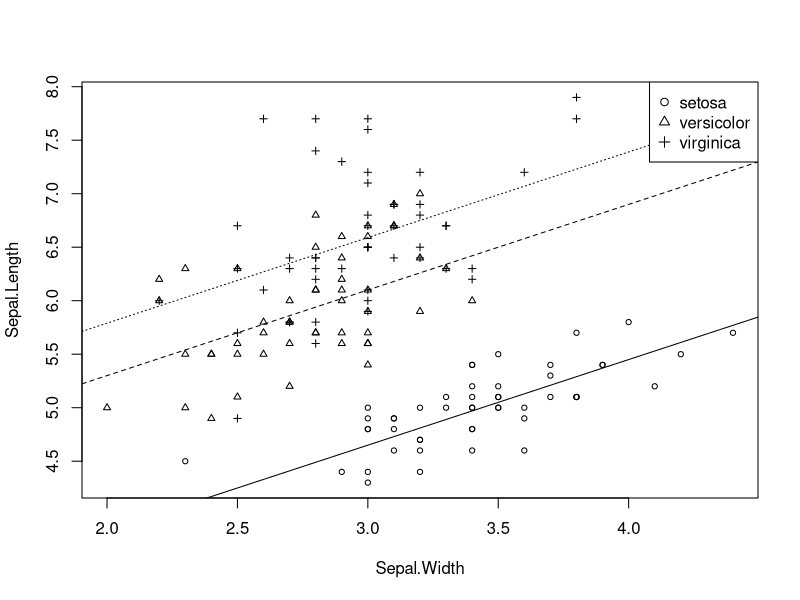

Source code (R):
# 모델 생성 및 평가

m <- lm(Sepal.Length ~ Sepal.Width + Petal.Length + Petal.Width , data = iris)
m

summary(m)

m <- lm(Sepal.Length ~ . , data = iris)
m

summary(m)

model.matrix(m)[c(1 , 51 , 101) ,]
anova(m)

with(iris , plot(Sepal.Width , Sepal.Length ,
                 cex = .7 ,
                 pch = as.numeric(Species)))

as.numeric(iris$Species)

m <- lm(Sepal.Length ~ Sepal.Width + Species , data = iris)
coef(m)

abline(2.25 , 0.80 , lty = 1)
abline(2.25 + 1.45 , 0.80 , lty = 2)
abline(2.25 + 1.94 , 0.80 , lty = 3)

legend("topright" , levels(iris$Species) , pch = 1 : 3 , bg = "white")

levels(iris$Species)